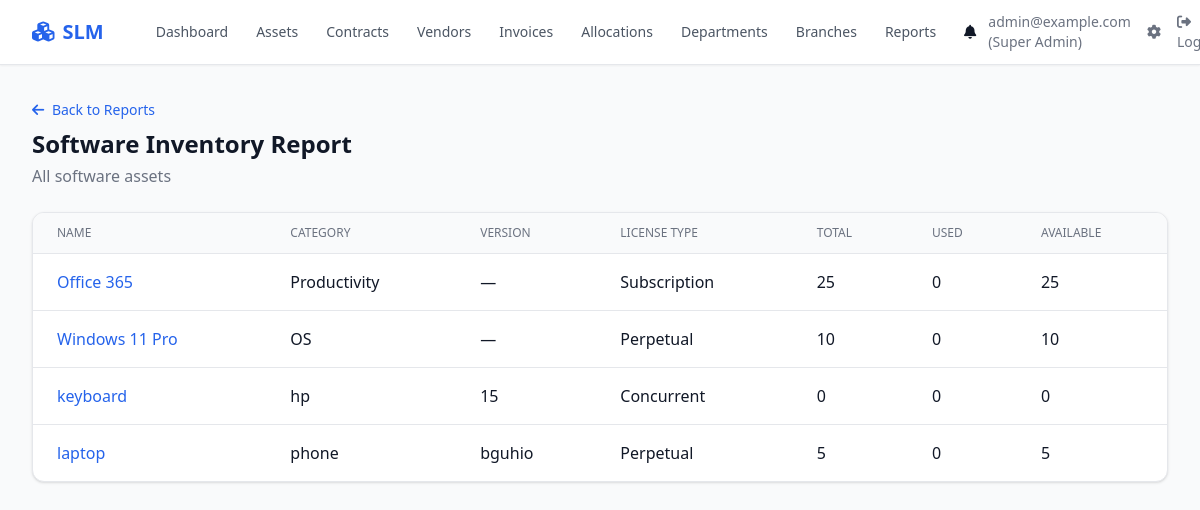
The page /reports/inventory/ (signed in) on the database its author committed.
### slm/models/user.py (models this page shows, shortened)
class User(AbstractUser):
    username = None
    email = models.EmailField("email address", unique=True)
    role = models.CharField(max_length=30, choices=ROLE_CHOICES, default="it_staff")
    department = models.ForeignKey(
        Department, on_delete=models.SET_NULL, null=True, blank=True, related_name="users"
    )
    branch = models.ForeignKey(
        Branch, on_delete=models.SET_NULL, null=True, blank=True, related_name="users"
    )
    phone = models.CharField(max_length=30, blank=True)
    is_verified = models.BooleanField(default=False)
    created_at = models.DateTimeField(auto_now_add=True)
    updated_at = models.DateTimeField(auto_now=True)
    USERNAME_FIELD = "email"
    REQUIRED_FIELDS = ["first_name", "last_name"]
    objects = UserManager()
    class Meta:
        ordering = ["email"]
    @property
    def can_edit_finance(self):
        return self.role in ("super_admin", "finance_manager", "accounts_officer")
    @property
    def can_edit_assets(self):
        return self.role in ("super_admin", "it_manager", "it_staff")

### slm/models/software.py (models this page shows, shortened)
class SoftwareAsset(models.Model):
    LICENSE_TYPES = [
        ("perpetual", "Perpetual"),
        ("subscription", "Subscription"),
        ("concurrent", "Concurrent"),
        ("device", "Per Device"),
        ("user", "Per User"),
    ]
    name = models.CharField(max_length=300)
    category = models.CharField(max_length=100, blank=True, db_index=True)
    version = models.CharField(max_length=100, blank=True)
    license_type = models.CharField(max_length=30, choices=LICENSE_TYPES, default="subscription")
    total_licenses = models.PositiveIntegerField(default=0)
    description = models.TextField(blank=True)
    tags = models.CharField(max_length=500, blank=True, help_text="Comma-separated tags")
    is_deleted = models.BooleanField(default=False, db_index=True)  # Soft delete
    created_at = models.DateTimeField(auto_now_add=True)
    updated_at = models.DateTimeField(auto_now=True)
    created_by = models.ForeignKey(
        settings.AUTH_USER_MODEL, on_delete=models.SET_NULL, null=True, related_name="created_assets"
    )
    class Meta:
        ordering = ["name"]
        verbose_name_plural = "Software assets"
    @property
    def used_licenses(self):
        return self.allocations.filter(active_flag=True).count()
    @property
    def available_licenses(self):
        return max(0, self.total_licenses - self.used_licenses)

### slm/views.py (the view)
# urls.py: path("inventory/", report_views.ReportInventoryView.as_view(), name="report-inventory"),
class ReportInventoryView(LoginRequiredMixin, TemplateView):
    template_name = "slm/report_inventory.html"
    def get_context_data(self, **kwargs):
        ctx = super().get_context_data(**kwargs)
        ctx["assets"] = SoftwareAsset.objects.filter(is_deleted=False).select_related("created_by").order_by("name")
        return ctx

### templates/slm/report_inventory.html (shortened to what this page needs)
{% extends "base.html" %}
{% load humanize %}
{% block content %}
<div class="mb-6">
    <a href="{% url 'slm:reports' %}" class="text-primary-600 dark:text-primary-400 text-sm font-medium mb-2 inline-block"><i class="fas fa-arrow-left mr-1"></i> Back to Reports</a>
    <h1 class="text-2xl font-bold text-gray-900 dark:text-white">Software Inventory Report</h1>
    <p class="text-gray-500 dark:text-gray-400 mt-1">All software assets</p>
</div>
<div class="bg-white dark:bg-gray-800 rounded-xl shadow border border-gray-200 dark:border-gray-700 overflow-hidden">
    <div class="overflow-x-auto">
        <table class="min-w-full divide-y divide-gray-200 dark:divide-gray-700">
            <thead class="bg-gray-50 dark:bg-gray-700/50">
                <tr>
                    <th class="px-6 py-3 text-left text-xs font-medium text-gray-500 dark:text-gray-400 uppercase">Name</th>
                    <th class="px-6 py-3 text-left text-xs font-medium text-gray-500 dark:text-gray-400 uppercase">Category</th>
                    <th class="px-6 py-3 text-left text-xs font-medium text-gray-500 dark:text-gray-400 uppercase">Version</th>
                    <th class="px-6 py-3 text-left text-xs font-medium text-gray-500 dark:text-gray-400 uppercase">License Type</th>
                    <th class="px-6 py-3 text-left text-xs font-medium text-gray-500 dark:text-gray-400 uppercase">Total</th>
                    <th class="px-6 py-3 text-left text-xs font-medium text-gray-500 dark:text-gray-400 uppercase">Used</th>
                    <th class="px-6 py-3 text-left text-xs font-medium text-gray-500 dark:text-gray-400 uppercase">Available</th>
                </tr>
            </thead>
            <tbody class="divide-y divide-gray-200 dark:divide-gray-700">
                {% for asset in assets %}
                <tr class="table-row-hover">
                    <td class="px-6 py-4 font-medium"><a href="{% url 'slm:asset_detail' asset.pk %}" class="text-primary-600 dark:text-primary-400">{{ asset.name }}</a></td>
                    <td class="px-6 py-4">{{ asset.category|default:"—" }}</td>
                    <td class="px-6 py-4">{{ asset.version|default:"—" }}</td>
                    <td class="px-6 py-4">{{ asset.get_license_type_display }}</td>
                    <td class="px-6 py-4">{{ asset.total_licenses }}</td>
                    <td class="px-6 py-4">{{ asset.used_licenses }}</td>
                    <td class="px-6 py-4">{{ asset.available_licenses }}</td>
                </tr>
                {% empty %}
                <tr><td colspan="7" class="px-6 py-8 text-center text-gray-500 dark:text-gray-400">No assets.</td></tr>
                {% endfor %}
            </tbody>
        </table>
    </div>
</div>
{% endblock %}

### templates/base.html (shortened to what this page needs)
<!DOCTYPE html>
<html lang="en" class="{% if dark_mode %}dark{% endif %}">
<head>
    <script src="https://cdn.tailwindcss.com"></script>
    <link rel="stylesheet" href="https://cdnjs.cloudflare.com/ajax/libs/font-awesome/6.4.0/css/all.min.css">
</head>
<body class="bg-gray-50 dark:bg-gray-900 text-gray-900 dark:text-gray-100 min-h-screen">
    <nav class="bg-white dark:bg-gray-800 border-b border-gray-200 dark:border-gray-700 shadow-sm">
        <div class="max-w-7xl mx-auto px-4 sm:px-6 lg:px-8">
            <div class="flex justify-between h-16">
                <div class="flex items-center">
                    <a href="{% url 'slm:dashboard' %}" class="flex items-center gap-2 text-xl font-semibold text-primary-600 dark:text-primary-400">
                        <i class="fas fa-cubes"></i>
                        <span>SLM</span>
                    </a>
                    <div class="hidden md:flex ml-10 gap-1">
                        <a href="{% url 'slm:dashboard' %}" class="px-3 py-2 rounded-md text-sm font-medium {% if request.resolver_match.url_name == 'dashboard' %}bg-primary-100 dark:bg-primary-900/30 text-primary-700 dark:text-primary-300{% else %}text-gray-600 dark:text-gray-300 hover:bg-gray-100 dark:hover:bg-gray-700{% endif %}">Dashboard</a>
                        <a href="{% url 'slm:asset_list' %}" class="px-3 py-2 rounded-md text-sm font-medium {% if 'asset' in request.resolver_match.url_name %}bg-primary-100 dark:bg-primary-900/30 text-primary-700 dark:text-primary-300{% else %}text-gray-600 dark:text-gray-300 hover:bg-gray-100 dark:hover:bg-gray-700{% endif %}">Assets</a>
                        <a href="{% url 'slm:contract_list' %}" class="px-3 py-2 rounded-md text-sm font-medium {% if 'contract' in request.resolver_match.url_name %}bg-primary-100 dark:bg-primary-900/30 text-primary-700 dark:text-primary-300{% else %}text-gray-600 dark:text-gray-300 hover:bg-gray-100 dark:hover:bg-gray-700{% endif %}">Contracts</a>
                        <a href="{% url 'slm:vendor_list' %}" class="px-3 py-2 rounded-md text-sm font-medium {% if 'vendor' in request.resolver_match.url_name %}bg-primary-100 dark:bg-primary-900/30 text-primary-700 dark:text-primary-300{% else %}text-gray-600 dark:text-gray-300 hover:bg-gray-100 dark:hover:bg-gray-700{% endif %}">Vendors</a>
                        <a href="{% url 'slm:invoice_list' %}" class="px-3 py-2 rounded-md text-sm font-medium {% if 'invoice' in request.resolver_match.url_name %}bg-primary-100 dark:bg-primary-900/30 text-primary-700 dark:text-primary-300{% else %}text-gray-600 dark:text-gray-300 hover:bg-gray-100 dark:hover:bg-gray-700{% endif %}">Invoices</a>
                        <a href="{% url 'slm:allocation_list' %}" class="px-3 py-2 rounded-md text-sm font-medium {% if 'allocation' in request.resolver_match.url_name %}bg-primary-100 dark:bg-primary-900/30 text-primary-700 dark:text-primary-300{% else %}text-gray-600 dark:text-gray-300 hover:bg-gray-100 dark:hover:bg-gray-700{% endif %}">Allocations</a>
                        <a href="{% url 'slm:department_list' %}" class="px-3 py-2 rounded-md text-sm font-medium {% if 'department' in request.resolver_match.url_name %}bg-primary-100 dark:bg-primary-900/30 text-primary-700 dark:text-primary-300{% else %}text-gray-600 dark:text-gray-300 hover:bg-gray-100 dark:hover:bg-gray-700{% endif %}">Departments</a>
                        <a href="{% url 'slm:branch_list' %}" class="px-3 py-2 rounded-md text-sm font-medium {% if 'branch' in request.resolver_match.url_name %}bg-primary-100 dark:bg-primary-900/30 text-primary-700 dark:text-primary-300{% else %}text-gray-600 dark:text-gray-300 hover:bg-gray-100 dark:hover:bg-gray-700{% endif %}">Branches</a>
                        <a href="{% url 'slm:reports' %}" class="px-3 py-2 rounded-md text-sm font-medium {% if 'reports' in request.resolver_match.url_name %}bg-primary-100 dark:bg-primary-900/30 text-primary-700 dark:text-primary-300{% else %}text-gray-600 dark:text-gray-300 hover:bg-gray-100 dark:hover:bg-gray-700{% endif %}">Reports</a>
                        <a href="{% url 'slm:notification_list' %}" class="px-3 py-2 rounded-md text-sm font-medium relative">
                            <i class="fas fa-bell"></i>
                        </a>
                    </div>
                </div>
                <div class="flex items-center gap-4">
                    {% if user.is_authenticated %}
                    <span class="text-sm text-gray-500 dark:text-gray-400">{{ user.email }} ({{ user.get_role_display }})</span>
                    <a href="{% url 'admin:index' %}" class="text-sm text-gray-500 hover:text-primary-600"><i class="fas fa-cog"></i></a>
                    <a href="{% url 'logout' %}" class="text-sm text-gray-500 hover:text-red-600"><i class="fas fa-sign-out-alt"></i> Logout</a>
                    {% else %}
                    <a href="{% url 'login' %}" class="text-sm text-primary-600 dark:text-primary-400 font-medium">Sign in</a>
                    {% endif %}
                </div>
            </div>
        </div>
    </nav>
    <main class="max-w-7xl mx-auto px-4 sm:px-6 lg:px-8 py-8">
        {% block content %}{% endblock %}
    </main>
</body>
</html>

### rows shown on the page
User: email "admin@example.com", role "Super Admin"
SoftwareAsset: name "Office 365", category "Productivity", version "—", license_type "Subscription", total_licenses "25", used_licenses "0", available_licenses "25"
SoftwareAsset: name "Windows 11 Pro", category "OS", version "—", license_type "Perpetual", total_licenses "10", used_licenses "0", available_licenses "10"
SoftwareAsset: name "keyboard", category "hp", version "15", license_type "Concurrent", total_licenses "0", used_licenses "0", available_licenses "0"
SoftwareAsset: name "laptop", category "phone", version "bguhio", license_type "Perpetual", total_licenses "5", used_licenses "0", available_licenses "5"
